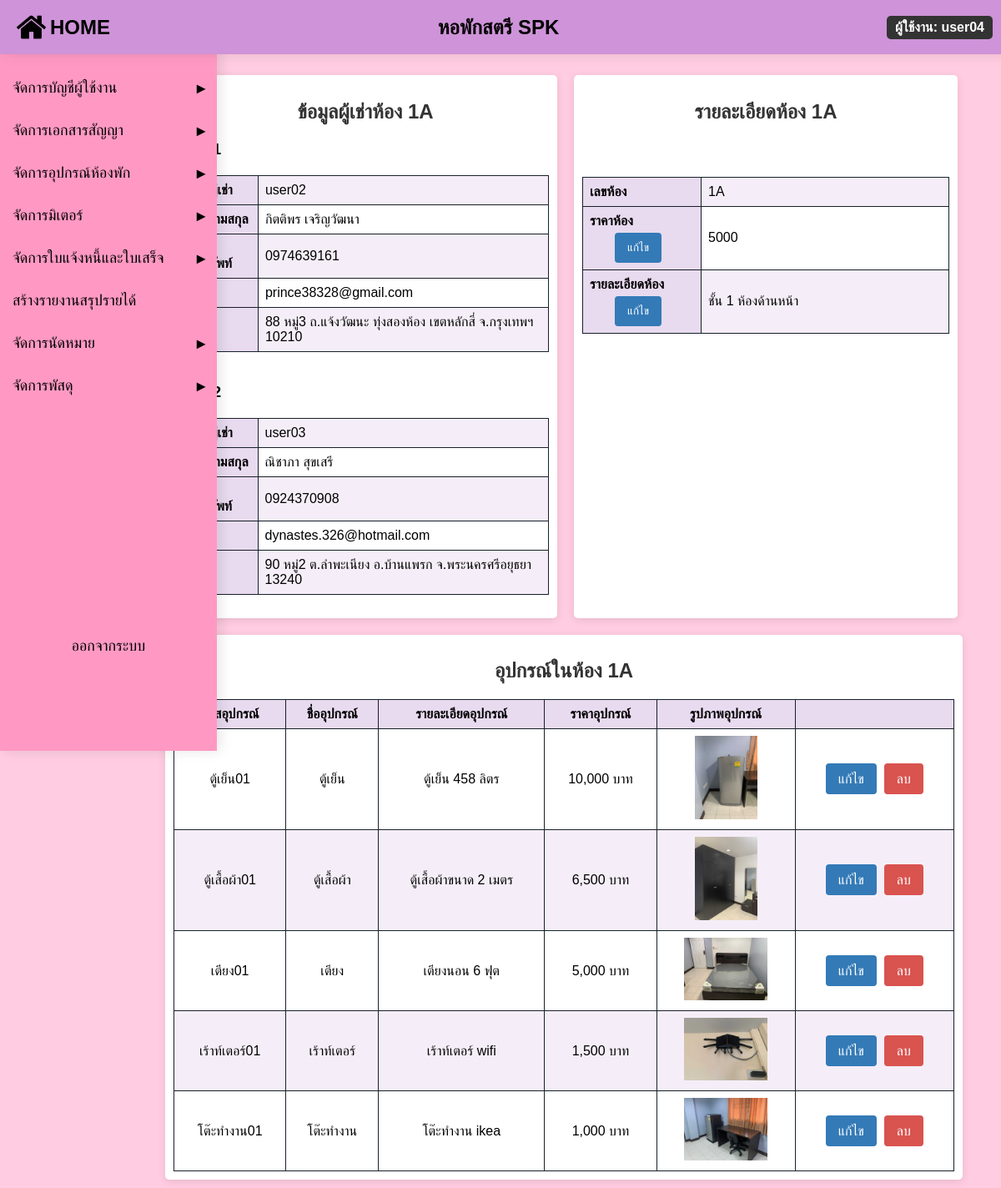
The page /room_detail.php?room_id=1A (signed in) on the database its author committed.
### tables this page shows
CREATE TABLE `user` (
  `user_id` varchar(11) NOT NULL,
  `first_name` varchar(50) NOT NULL,
  `last_name` varchar(50) NOT NULL,
  `password` varchar(16) NOT NULL,
  `email` varchar(40) NOT NULL,
  `phone` varchar(10) NOT NULL,
  `user_address` text NOT NULL
);

CREATE TABLE `room` (
  `room_id` varchar(11) NOT NULL,
  `room_status` varchar(11) NOT NULL,
  `room_detail` text NOT NULL,
  `room_price` varchar(6) NOT NULL
);

CREATE TABLE `room_equipment` (
  `room_eqID` varchar(40) NOT NULL,
  `room_id` varchar(50) DEFAULT NULL,
  `equipment_id` varchar(50) DEFAULT NULL
);

CREATE TABLE `equipment` (
  `equipment_id` varchar(40) NOT NULL,
  `equipment_detail` text,
  `equipment_price` varchar(10) NOT NULL,
  `equipment_img` blob NOT NULL
);

### room_detail.php (the view, shortened to what this page needs)
<?php
include('condb.php');
if (isset($_GET['room_id'])) {
    $room_id = $_GET['room_id'];
    $sql_user = "SELECT u.user_id, u.first_name, u.last_name, u.phone, u.email, u.user_address
                 FROM contract_user cu
                 JOIN user u ON cu.user_id = u.user_id
                 JOIN contract c ON cu.contract_id = c.contract_id
                 WHERE c.room_id = ? AND c.contract_status = 'กำลังมีผล'";
    $stmt_user = $conn->prepare($sql_user);
    $stmt_user->bind_param("s", $room_id);
    $stmt_user->execute();
    $result_user = $stmt_user->get_result();
    $sql_room = "SELECT room_id, room_detail, room_price FROM room WHERE room_id = ?";
    $stmt_room = $conn->prepare($sql_room);
    $stmt_room->bind_param("s", $room_id);
    $stmt_room->execute();
    $result_room = $stmt_room->get_result();
    $room = $result_room->fetch_assoc();
    $sql = "SELECT e.equipment_id, re.room_eqID, e.equipment_detail, e.equipment_price, e.equipment_img
            FROM equipment e
            JOIN room_equipment re ON e.equipment_id = re.equipment_id
            WHERE re.room_id = ?";
    $stmt = $conn->prepare($sql);
    $stmt->bind_param("s", $room_id);
    $stmt->execute();
    $result = $stmt->get_result();
} else {
    echo "ไม่มีข้อมูลห้องที่ระบุ";
    exit();
}
?>
<!DOCTYPE html>
<html lang="th">
<head>
</head>
<body>
    <?php include('admin_sidebar.php'); ?>
    <div class="container-wrapper">
        <div class="flex-container">
             <div class="container">
            <h2>ข้อมูลผู้เช่าห้อง <?php echo htmlspecialchars($room_id); ?></h2>
            <?php
            $tenant_count = 0;
            if ($result_user->num_rows > 0) {
                while ($user = $result_user->fetch_assoc()) {
                    $tenant_count++;
                    echo "<h3>ผู้เช่า {$tenant_count}</h3>";
                    echo "<table>";
                    echo "<tr><th>รหัสผู้เช่า</th><td>{$user['user_id']}</td></tr>";
                    echo "<tr><th>ชื่อ-นามสกุล</th><td>{$user['first_name']} {$user['last_name']}</td></tr>";
                    echo "<tr><th>เบอร์โทรศัพท์</th><td>{$user['phone']}</td></tr>";
                    echo "<tr><th>อีเมล</th><td>{$user['email']}</td></tr>";
                    echo "<tr><th>ที่อยู่</th><td>{$user['user_address']}</td></tr>";
                    echo "</table><br>";
                }
            } else {
                echo "<p>ไม่มีข้อมูลผู้เช่าในห้องนี้</p>";
            }
            ?>
        </div>
            <div class="room-details-container">
                <h2>รายละเอียดห้อง <?php echo htmlspecialchars($room_id); ?></h2>
                <form method="POST" action="">
                    <table class="table2">
                        <tr><th style="width: 125px;">เลขห้อง</th><td><?php echo htmlspecialchars($room['room_id']); ?></td></tr>
                        <tr>
                            <th>ราคาห้อง
                                <?php if (!isset($_POST['edit_room_price'])) { ?><form method="POST" action="">
                                <input type="submit" name="edit_room_price" value="แก้ไข" class="edit2-btn"></form>
                                <?php } ?>
                            </th>
                            <td>
                                <?php if (isset($_POST['edit_room_price'])) { ?>
                                    <textarea name="room_price" rows="4" style="width: 100%;"><?php echo htmlspecialchars($room['room_price']); ?></textarea>
                                    <input type="submit" name="submit_room_price" value="ยืนยันการแก้ไข" class="edit3-btn">
                                <?php } else { ?>
                                    <?php echo htmlspecialchars($room['room_price']); ?>
                                <?php } ?>
                            </td>
                        </tr>
                        <tr>
                            <th>รายละเอียดห้อง
                                <?php if (!isset($_POST['edit_room_detail'])) { ?><form method="POST" action="">
                                <input type="submit" name="edit_room_detail" value="แก้ไข" class="edit2-btn"></form>
                                <?php } ?>
                            </th>
                            <td>
                                <?php if (isset($_POST['edit_room_detail'])) { ?>
                                    <textarea name="room_detail" rows="4" style="width: 100%;"><?php echo htmlspecialchars($room['room_detail']); ?></textarea>
                                    <input type="submit" name="submit_room_detail" value="ยืนยันการแก้ไข" class="edit3-btn">
                                <?php } else { ?>
                                    <?php echo htmlspecialchars($room['room_detail']); ?>
                                <?php } ?>
                            </td>
                        </tr>
                    </table>
                </form>
            </div>
        </div>
        <div class="equipment-table-wrapper">
            <h2>อุปกรณ์ในห้อง <?php echo htmlspecialchars($room_id); ?></h2>
            <table>
                <tr>
                    <th>รหัสอุปกรณ์</th>
                    <th>ชื่ออุปกรณ์</th>
                    <th>รายละเอียดอุปกรณ์</th>
                    <th>ราคาอุปกรณ์</th>
                    <th>รูปภาพอุปกรณ์</th>
                    <th></th>
                </tr>
                <?php
                    if ($result->num_rows > 0) {
                        while ($row = $result->fetch_assoc()) {
                            echo "<tr>";
                            echo "<td>{$row['room_eqID']}</td>";
                            echo "<td>{$row['equipment_id']}</td>";
                            echo "<td>{$row['equipment_detail']}</td>";
                            echo "<td>" . number_format($row['equipment_price']) . " บาท</td>";
                            echo "<td>";
                            if (!empty($row['equipment_img'])) {
                                $img_path = "equipment/" . basename($row['equipment_img']);
                                echo "<img src='{$img_path}' alt='รูปภาพอุปกรณ์' style='max-width: 100px; max-height: 100px;'>";
                            } else {
                                echo "ไม่มีรูปภาพ";
                            }
                            echo "</td>";
                            echo "<td>";
                            echo "<a class='edit-btn' href='add_equipment.php?equipment_id={$row['equipment_id']}'>แก้ไข</a> &nbsp;";
                            echo "<a class='delete-btn' href='room_detail.php?room_id={$room_id}&delete_id={$row['room_eqID']}'
                                onclick='return confirm(\"คุณแน่ใจว่าต้องการลบอุปกรณ์นี้?\");'>ลบ</a>";
                            echo "</td>";
                            echo "</tr>";
                        }
                    } else {
                        echo "<tr><td colspan='6'>ไม่มีข้อมูลอุปกรณ์ในห้องนี้</td></tr>";
                    }
                    ?>
            </table>
        </div>
    </div>
</body>
</html>

### admin_sidebar.php (shortened to what this page needs)
<!DOCTYPE html>
<html lang="en">
<head>
</head>
<body>
    <div class="banner">
        <a href="admin_home.php" class="home" onclick="activateLink(this)">
            <img src="pic\home.png" alt="House Icon" class="icon">HOME
        </a>
        หอพักสตรี SPK
        <span class="username">
            <?php
            echo 'ผู้ใช้งาน: ' . $_SESSION['username'];
            ?>
        </span>
    </div>
   <div class="sidebar">
        <div>
            <a href="javascript:void(0);" class="dropdown-btn" onclick="toggleDropdown('userDropdown', this)">จัดการบัญชีผู้ใช้งาน <span class="symbol">►</span></a>
            <a href="javascript:void(0);" class="dropdown-btn" onclick="toggleDropdown('contractDropdown', this)">จัดการเอกสารสัญญา <span class="symbol">►</span></a>
            <a href="javascript:void(0);" class="dropdown-btn" onclick="toggleDropdown('roomDropdown', this)">จัดการอุปกรณ์ห้องพัก <span class="symbol">►</span></a>
            <a href="javascript:void(0);" class="dropdown-btn" onclick="toggleDropdown('meterDropdown', this)">จัดการมิเตอร์ <span class="symbol">►</span></a>
            <a href="javascript:void(0);" class="dropdown-btn" onclick="toggleDropdown('invoiceDropdown', this)">จัดการใบแจ้งหนี้และใบเสร็จ <span class="symbol">►</span></a>
            <a href="income_report.php" onclick="activateLink(this)">สร้างรายงานสรุปรายได้</a>
            <a href="javascript:void(0);" class="dropdown-btn" onclick="toggleDropdown('scheduleDropdown', this)">จัดการนัดหมาย <span class="symbol">►</span></a>
            <a href="javascript:void(0);" class="dropdown-btn" onclick="toggleDropdown('parcelDropdown', this)">จัดการพัสดุ <span class="symbol">►</span></a>
        </div>
        <a href="javascript:void(0);" class="logout" onclick="clearStorageAndLogout()">ออกจากระบบ</a>
    </div>
</body>
</html>

### room_detail.php (style rules this page uses)
body { font-family: Arial, sans-serif; }
.container-wrapper { display: flex; flex-direction: column; align-items: center; margin-top: 80px; }
.container, .room-details-container { width: 100%; max-width: 1500px; margin: 10px; background: #fff; padding: 10px; border-radius: 5px; box-shadow: 0 2px 10px rgba(0, 0, 0, 0.1); }
.equipment-table-wrapper { width: 78%; max-width: 1500px; margin: 10px; background: #fff; padding: 10px; border-radius: 5px; box-shadow: 0 2px 10px rgba(0, 0, 0, 0.1); margin-left: 13.5%; }
table { width: 100%; border-collapse: collapse; margin-top: 20px; }
table, th, td { border: 1px solid #17202a; }
.table2 { border: 1px solid #17202a; margin-top: 64px; }
th, td { padding: 8px; text-align: left; }
th { background-color: #e8daef; }
tr:nth-child(even) { background-color: #ffffff; }
tr:nth-child(odd) { background-color: #f5eef8; }
.equipment-table-wrapper table th, .equipment-table-wrapper table td { text-align: center; }
h2 { text-align: center; color: #333; }
.edit-btn, .delete-btn, .edit3-btn { background-color: #337ab7; color: white; border: none; padding: 10px 15px; border-radius: 4px; cursor: pointer; text-decoration: none; }
.delete-btn { background-color: #d9534f; }
.edit2-btn { background-color: #337ab7; color: white; border: none; padding: 10px 15px; border-radius: 4px; cursor: pointer; text-decoration: none; margin-left: 30px; margin-top: 5px; }
.flex-container { display: flex; justify-content: space-around; width: 80%; margin-left: 13%; }

### admin_sidebar.php (style rules this page uses)
body { margin: 0; font-family: Arial, sans-serif; background-color: #ffcce1; }
.banner { width: 100%; background-color: #CE93D8; text-align: center; padding: 15px 0; font-size: 24px; font-weight: bold; box-shadow: 4px 0px 15px rgba(0, 0, 0, 0.1); position: fixed; top: 0; left: 0; z-index: 1; display: flex; justify-content: space-between; align-items: center; padding-left: 20px; padding-right: 20px; }
.sidebar { height: 100vh; width: 260px; position: fixed; top: 60px; left: 0; background-color: #ff99c3; padding-top: 20px; display: flex; flex-direction: column; box-shadow: 4px 0px 15px rgba(0, 0, 0, 0.1); padding-bottom: 20px; overflow-y: auto; }
.sidebar a { padding: 15px; text-decoration: none; font-size: 18px; color: black; display: block; }
.dropdown-btn { position: relative; padding-right: 30px; }
.symbol { position: absolute; right: 10px; top: 50%; transform: translateY(-50%); }
.logout { margin-top: auto; margin-bottom: 80px; text-align: center; color: white; text-decoration: none; }
.username { font-size: 16px; color: white; background-color: #333; padding: 5px 10px; border-radius: 5px; margin-right: 30px; }
.home { text-decoration: none; color: black; display: flex; align-items: center; gap: 5px; }
.icon { width: 35px; height: auto; }

### rows shown on the page
user: user_id "user02", first_name "กิตติพร", last_name "เจริญวัฒนา", phone "0974639161", email "prince38328@gmail.com", user_address "88 หมู่3 ถ.แจ้งวัฒนะ ทุ่งสองห้อง เขตหลักสี่ จ.กรุงเทพฯ 10210"
user: user_id "user03", first_name "ณิชาภา", last_name "สุขเสรี", phone "0924370908", email "dynastes.326@hotmail.com", user_address "90 หมู่2 ต.ลำพะเนียง อ.บ้านแพรก จ.พระนครศรีอยุธยา 13240"
room: room_id "1A", room_price "5000", room_detail "ชั้น 1 ห้องด้านหน้า"
room_equipment: room_eqID "ตู้เย็น01", equipment.equipment_id "ตู้เย็น", equipment.equipment_detail "ตู้เย็น 458 ลิตร", equipment.equipment_price "10,000", equipment.equipment_img (picture)
room_equipment: room_eqID "ตู้เสื้อผ้า01", equipment.equipment_id "ตู้เสื้อผ้า", equipment.equipment_detail "ตู้เสื้อผ้าขนาด 2 เมตร", equipment.equipment_price "6,500", equipment.equipment_img (picture)
room_equipment: room_eqID "เตียง01", equipment.equipment_id "เตียง", equipment.equipment_detail "เตียงนอน 6 ฟุต", equipment.equipment_price "5,000", equipment.equipment_img (picture)
room_equipment: room_eqID "เร้าท์เตอร์01", equipment.equipment_id "เร้าท์เตอร์", equipment.equipment_detail "เร้าท์เตอร์ wifi", equipment.equipment_price "1,500", equipment.equipment_img (picture)
room_equipment: room_eqID "โต๊ะทำงาน01", equipment.equipment_id "โต๊ะทำงาน", equipment.equipment_detail "โต๊ะทำงาน ikea", equipment.equipment_price "1,000", equipment.equipment_img (picture)

### other values the page prints
$_SESSION['username'] "user04"
$room_id "1A"
